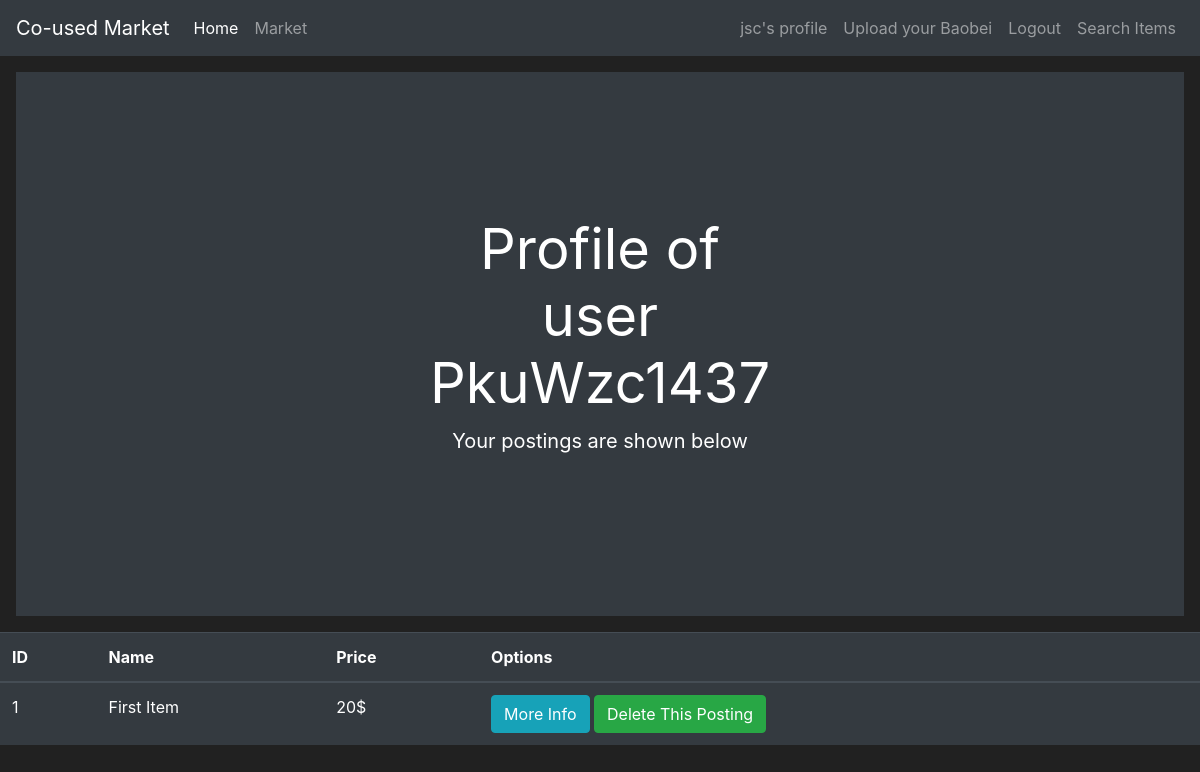
Screenshot of /profile/4 (signed in) with the database file from the repository.
### market/models.py (models this page shows, shortened)
class User(db.Model, UserMixin):
	id = db.Column(db.Integer(), primary_key=True)
	username = db.Column(db.String(length=30), nullable=False, unique=True)
	email_address = db.Column(db.String(length=50), nullable=False, unique=True)
	password_hash = db.Column(db.String(length=60), nullable=False)
	budget = db.Column(db.Integer(), nullable=False, default=1000)
	items = db.relationship('Item', backref='owned_user', lazy=True)
	@property
	def password(self):
		return self.password

class Posting(db.Model):
	id = db.Column(db.Integer(), primary_key=True)
	itemname = db.Column(db.String(length=30), nullable=False, unique=False)
	email_address = db.Column(db.String(length=50), nullable=False, unique=True)
	phone = db.Column(db.String(length=15), nullable=False, unique=False)
	date = db.Column(db.String(length=10), nullable=True, unique=False)
	pick_address = db.Column(db.String(length=30), nullable=False, unique=False)
	price = db.Column(db.Integer(), nullable=False)
	description = db.Column(db.String(length=300), nullable=False, unique=False)
	image = db.Column(db.String(length=100), nullable=True, unique=True)

### market/routes.py (the view)
@app.route('/profile/<string:userid>', methods=['GET', 'POST'])
def profile_page(userid):
    user = User.query.filter_by(id=int(userid)).one()
    email = user.email_address
    postings = Posting.query.filter_by(email_address=email)
    return render_template('profile.html', user=user, postings=postings)

### market/models.py (called while the page is built)
@login_manager.user_loader
def load_user(user_id):
    return User.query.get(int(user_id))

### market/templates/profile.html (shortened to what this page needs)
{% extends 'base.html' %}
{% block content %}
<div class="position-relative overflow-hidden p-3 p-md-5 m-md-3 text-center bg-dark" style="color:white">
    <div class="col-md-5 p-lg-5 mx-auto my-5">
        <h2 class="display-4 font-weight-normal">Profile of user {{ user.username }}</h2>
        <p class="lead font-weight-normal">Your postings are shown below</p>
    </div>
</div>
    <table class="table table-hover table-dark">
      <thead>
          <tr>
              <th scope="col">ID</th>
              <th scope="col">Name</th>
              <th scope="col">Price</th>
              <th scope="col">Options</th>
          </tr>
      </thead>
      <tbody>
          {% for posting in postings %}
            <tr>
                <td>{{ posting.id }}</td>
                <td>{{ posting.itemname }}</td>
                <td>{{ posting.price }}$</td>
                <td>
                  <a href="{{ url_for('info_page', id=posting.id)}}">
                    <button class="btn btn-outline btn-info">More Info</button>
                  </a>
                  <a href="{{ url_for('delete_page', postingid=posting.id, userid=user.id)}}">
                  	<button class="btn btn-outline btn-success">Delete This Posting</button>
                  </a>
                </td>
            </tr>
          {% endfor %}
      </tbody>
    </table>
{% endblock %}

### market/templates/base.html (shortened to what this page needs)
<!doctype html>
<html lang="en">
   <head>
      <link rel="stylesheet" href="https://cdn.jsdelivr.net/npm/bootstrap@4.5.3/dist/css/bootstrap.min.css">
   </head>
   <body>
      <nav class="navbar navbar-expand-md navbar-dark bg-dark">
         <a class="navbar-brand" href="#">Co-used Market</a>
         <div class="collapse navbar-collapse" id="navbarNav">
           <ul class="navbar-nav mr-auto">
             <li class="nav-item active">
                 <a class="nav-link" href="{{ url_for('home_page') }}">Home <span class="sr-only">(current)</span></a>
             </li>
             <li class="nav-item">
                 <a class="nav-link" href="{{ url_for('market_page') }}">Market</a>
             </li>
           </ul>
            {% if current_user.is_authenticated %}
             <ul class="navbar-nav">
               <li class="nav-item">
                   <a class="nav-link" href="{{ url_for('profile_page', userid=current_user.id) }}" > {{ current_user.username }}'s profile</a>
               </li>
               <li class="nav-item">
                   <a class="nav-link" href="{{ url_for('upload_page') }}">Upload your Baobei</a>
               </li>
               <li class="nav-item">
                   <a class="nav-link" href="{{ url_for('logout_page') }}">Logout</a>
               </li>
               <li class="nav-item">
                   <a class="nav-link" href="{{ url_for('search_page') }}">Search Items</a>
               </li>
             </ul>
            {% endif %}
         </div>
      </nav>
      {% block content %}
      {% endblock %}
   </body>
</html>

### market/templates/base.html (style rules this page uses)
body { background-color: #212121; color: white }

### rows the page displays
User: username "jsc"
User: username "PkuWzc1437"
Posting: id "1", itemname "First Item", price "20"
